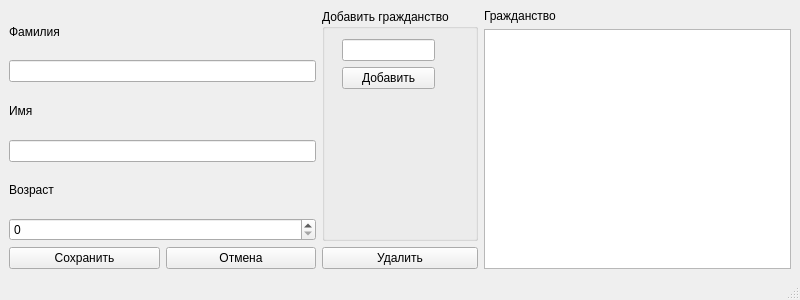
<?xml version="1.0" encoding="UTF-8"?>
<ui version="4.0">
 <class>MainWindow</class>
 <widget class="QMainWindow" name="MainWindow">
  <property name="geometry">
   <rect>
    <x>0</x>
    <y>0</y>
    <width>800</width>
    <height>300</height>
   </rect>
  </property>
  <property name="minimumSize">
   <size>
    <width>800</width>
    <height>300</height>
   </size>
  </property>
  <property name="maximumSize">
   <size>
    <width>800</width>
    <height>300</height>
   </size>
  </property>
  <property name="windowTitle">
   <string>MainWindow</string>
  </property>
  <widget class="QWidget" name="centralwidget">
   <layout class="QHBoxLayout" name="horizontalLayout_2">
    <item>
     <layout class="QVBoxLayout" name="verticalLayout_5">
      <item>
       <layout class="QVBoxLayout" name="verticalLayout_4">
        <item>
         <layout class="QVBoxLayout" name="verticalLayout">
          <item>
           <widget class="QLabel" name="surname_label">
            <property name="text">
             <string>Фамилия</string>
            </property>
           </widget>
          </item>
          <item>
           <widget class="QLineEdit" name="surname"/>
          </item>
         </layout>
        </item>
        <item>
         <layout class="QVBoxLayout" name="verticalLayout_2">
          <item>
           <widget class="QLabel" name="name_label">
            <property name="text">
             <string>Имя</string>
            </property>
           </widget>
          </item>
          <item>
           <widget class="QLineEdit" name="name"/>
          </item>
         </layout>
        </item>
        <item>
         <layout class="QVBoxLayout" name="verticalLayout_3">
          <item>
           <widget class="QLabel" name="age_label">
            <property name="text">
             <string>Возраст</string>
            </property>
           </widget>
          </item>
          <item>
           <widget class="QSpinBox" name="age">
            <property name="maximum">
             <number>101</number>
            </property>
           </widget>
          </item>
         </layout>
        </item>
       </layout>
      </item>
      <item>
       <layout class="QHBoxLayout" name="horizontalLayout">
        <item>
         <widget class="QPushButton" name="saveButton">
          <property name="text">
           <string>Сохранить</string>
          </property>
         </widget>
        </item>
        <item>
         <widget class="QPushButton" name="cancelButton">
          <property name="text">
           <string>Отмена</string>
          </property>
         </widget>
        </item>
       </layout>
      </item>
     </layout>
    </item>
    <item>
     <layout class="QVBoxLayout" name="verticalLayout_8">
      <item>
       <widget class="QGroupBox" name="groupBox">
        <property name="minimumSize">
         <size>
          <width>0</width>
          <height>96</height>
         </size>
        </property>
        <property name="title">
         <string>Добавить гражданство</string>
        </property>
        <widget class="QWidget" name="">
         <property name="geometry">
          <rect>
           <x>20</x>
           <y>30</y>
           <width>93</width>
           <height>52</height>
          </rect>
         </property>
         <layout class="QVBoxLayout" name="verticalLayout_7">
          <item>
           <widget class="QLineEdit" name="citizenship"/>
          </item>
          <item>
           <widget class="QPushButton" name="addButton">
            <property name="text">
             <string>Добавить</string>
            </property>
           </widget>
          </item>
         </layout>
        </widget>
       </widget>
      </item>
      <item>
       <widget class="QPushButton" name="deleteButton">
        <property name="text">
         <string>Удалить</string>
        </property>
       </widget>
      </item>
     </layout>
    </item>
    <item>
     <layout class="QVBoxLayout" name="verticalLayout_6">
      <item>
       <widget class="QLabel" name="citizenship_label">
        <property name="text">
         <string>Гражданство</string>
        </property>
       </widget>
      </item>
      <item>
       <widget class="QListWidget" name="citizenshipList"/>
      </item>
     </layout>
    </item>
   </layout>
  </widget>
  <widget class="QMenuBar" name="menubar">
   <property name="geometry">
    <rect>
     <x>0</x>
     <y>0</y>
     <width>800</width>
     <height>21</height>
    </rect>
   </property>
  </widget>
  <widget class="QStatusBar" name="statusbar"/>
 </widget>
 <resources/>
 <connections/>
</ui>
